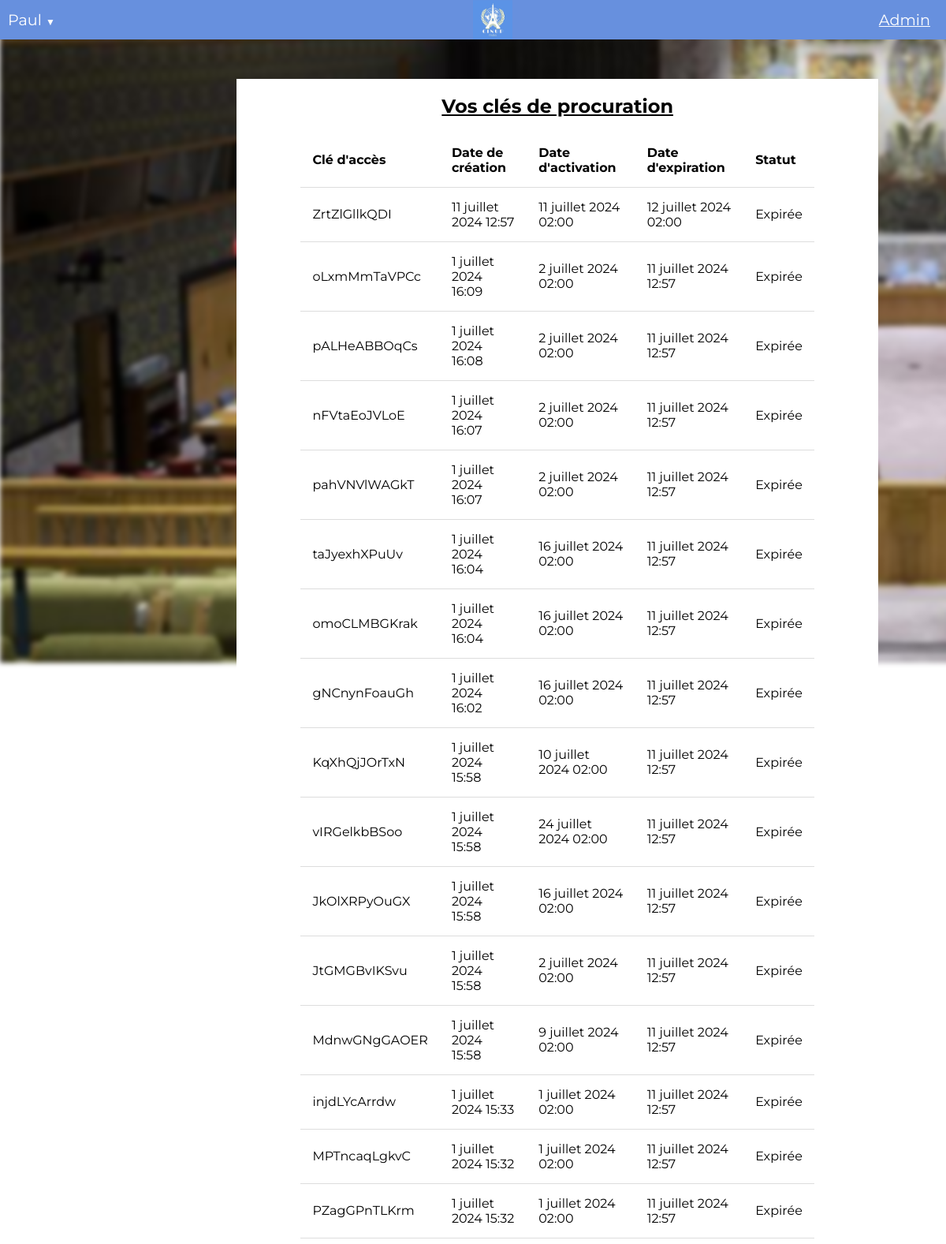
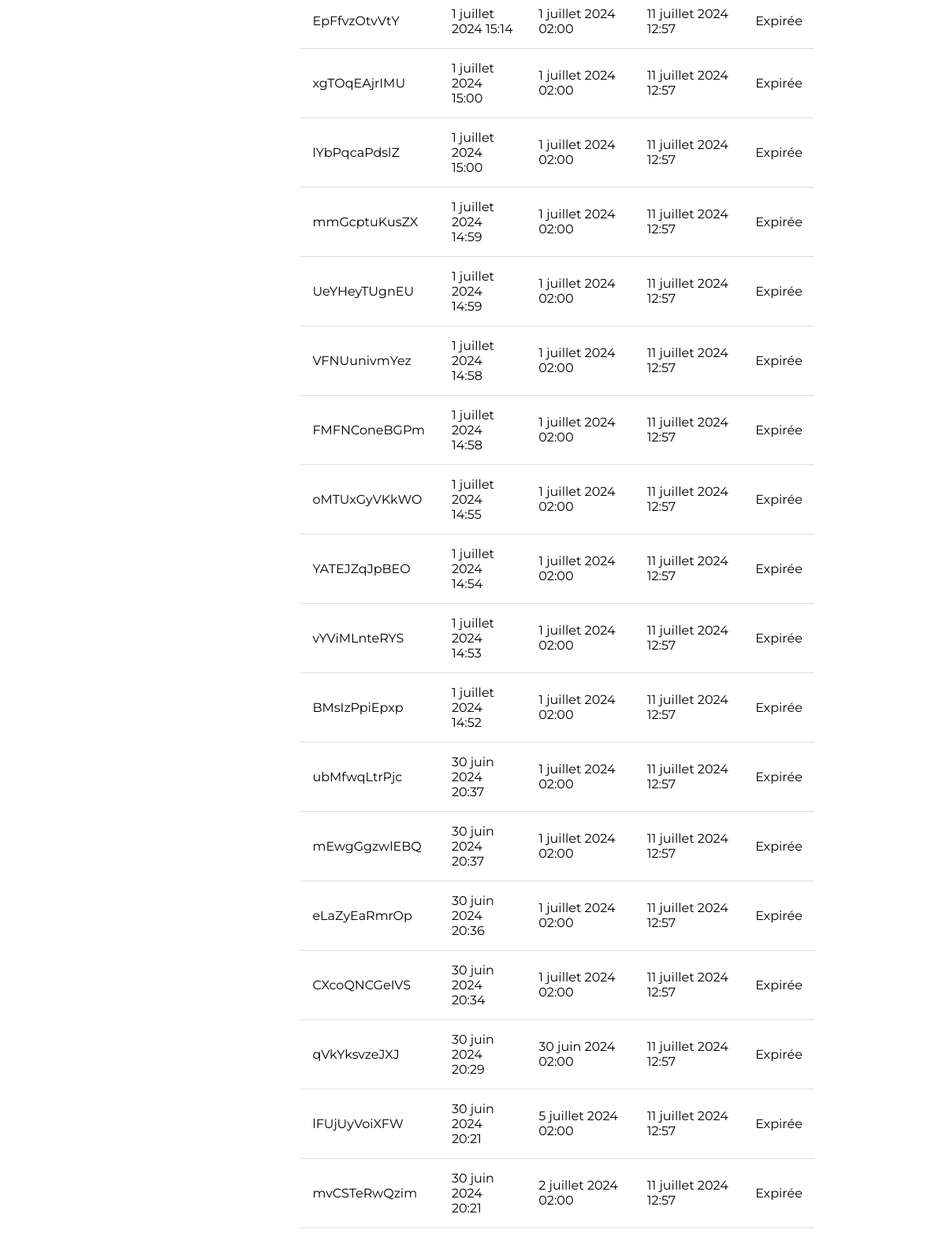
Screenshot of /keys/ (signed in) with the database file from the repository (2 pictures, top to bottom).
### voteApp/models.py (models this page shows, shortened)
class CustomUser(AbstractUser):
    display_name = models.CharField(max_length=255, default='')

class UserKey(models.Model):
    user = models.ForeignKey(CustomUser, on_delete=models.CASCADE)
    access_key = models.CharField(max_length=20, blank=True, editable=False)
    key_generation_date = models.DateTimeField(default=timezone.now)
    activation_date = models.DateTimeField(null=True, blank=True)
    key_expiration_date = models.DateTimeField(null=True, blank=True)
    @property
    def is_valid(self):
        return self.key_expiration_date is None or self.key_expiration_date > timezone.now()

### voteApp/views.py (the view)
# urls.py: path('keys/', views.key_list,
@login_required
def key_list(request):
    keys = UserKey.objects.filter(user=request.user).order_by('-key_generation_date')
    return render(request, 'key_list.html', {'keys': keys})

### voteApp/templates/key_list.html (shortened to what this page needs)
<!DOCTYPE html>
<html lang="en">
    <head>
        {% load static %}
        <link rel="stylesheet" href="{% static 'voteApp/style.css' %}">
    </head>
    <body>
        <div id="topbar">
            {% if user.is_authenticated %}
            <div id="username" class="username">{{ user.display_name }}<span class="arrow">▼</span></div>
            {% endif %}
            <a href="{% url 'voteApp:index' %}">
                <img id="logo" src="{% static 'voteApp/img/android-chrome-512x512.png' %}">
            </a>
            <a href="{% url 'admin:index' %}" id="admin">Admin</a>
        </div>
        <div class="table-box">
            {% block content %}
            <h2>Vos clés de procuration</h2>
                <table>
                <tr>
                    <th>Clé d'accès</th>
                    <th>Date de création</th>
                    <th>Date d'activation</th>
                    <th>Date d'expiration</th>
                    <th>Statut</th>
                </tr>
                {% for key in keys %}
                    <tr>
                        <td>{{ key.access_key }}</td>
                        <td>{{ key.key_generation_date }}</td>
                        <td>{{ key.activation_date }}</td>
                        <td>{{ key.key_expiration_date }}</td>
                        <td>{% if key.is_valid %} Valide {% else %} Expirée {% endif %}</td>
                    </tr>
                {% endfor %}
                </table>
                {% endblock %}
        </div>
</body>
</html>

### voteApp/static/voteApp/style.css (style rules this page uses)
html, body { width: 100%; height: 100%; margin: 0; padding: 0; font-family: "Montserrat", sans-serif; }
a:link { color: inherit; text-decoration: none; }
a { display: inline-block; }
#username { width: fit-content; }
#logo { z-index: 100; height: 50px; pointer-events: auto; position: fixed; left: 50%; top: 0%; }
.arrow { font-size: 12px; margin-left: 5px; }
#topbar { z-index: 100; width: 100vw; height: 50px; background-color: #6790de; padding: 0 10px; font-size: larger; line-height: 50px; width : 100%; position: fixed; top: 0; left: 0; color: white; }
#admin { position: fixed; top: 0%; right: 20px; pointer-events: auto; color:white; text-decoration: underline; }
.table-box { background-color: white; margin-top: 100px; position: absolute; left: 25%; padding-bottom: 20px; }
.table-box h2 { text-align: center; text-decoration: underline; }
.table-box table { width: 80%; margin: auto; border-collapse: separate; border-spacing: 0; }
.table-box th,.table-box td { padding: 15px; text-align: left; border-bottom: 1px solid #ddd; }

### rows the page displays
CustomUser: display_name "Paul"
UserKey: access_key "ZrtZlGllkQDI", key_generation_date "11 juillet 2024 12:57", activation_date "11 juillet 2024 02:00", key_expiration_date "12 juillet 2024 02:00", shows "Expirée"
UserKey: access_key "oLxmMmTaVPCc", key_generation_date "1 juillet 2024 16:09", activation_date "2 juillet 2024 02:00", key_expiration_date "11 juillet 2024 12:57", shows "Expirée"
UserKey: access_key "pALHeABBOqCs", key_generation_date "1 juillet 2024 16:08", activation_date "2 juillet 2024 02:00", key_expiration_date "11 juillet 2024 12:57", shows "Expirée"
UserKey: access_key "nFVtaEoJVLoE", key_generation_date "1 juillet 2024 16:07", activation_date "2 juillet 2024 02:00", key_expiration_date "11 juillet 2024 12:57", shows "Expirée"
UserKey: access_key "pahVNVlWAGkT", key_generation_date "1 juillet 2024 16:07", activation_date "2 juillet 2024 02:00", key_expiration_date "11 juillet 2024 12:57", shows "Expirée"
UserKey: access_key "taJyexhXPuUv", key_generation_date "1 juillet 2024 16:04", activation_date "16 juillet 2024 02:00", key_expiration_date "11 juillet 2024 12:57", shows "Expirée"
UserKey: access_key "omoCLMBGKrak", key_generation_date "1 juillet 2024 16:04", activation_date "16 juillet 2024 02:00", key_expiration_date "11 juillet 2024 12:57", shows "Expirée"
UserKey: access_key "gNCnynFoauGh", key_generation_date "1 juillet 2024 16:02", activation_date "16 juillet 2024 02:00", key_expiration_date "11 juillet 2024 12:57", shows "Expirée"
UserKey: access_key "KqXhQjJOrTxN", key_generation_date "1 juillet 2024 15:58", activation_date "10 juillet 2024 02:00", key_expiration_date "11 juillet 2024 12:57", shows "Expirée"
UserKey: access_key "vIRGelkbBSoo", key_generation_date "1 juillet 2024 15:58", activation_date "24 juillet 2024 02:00", key_expiration_date "11 juillet 2024 12:57", shows "Expirée"
UserKey: access_key "JkOlXRPyOuGX", key_generation_date "1 juillet 2024 15:58", activation_date "16 juillet 2024 02:00", key_expiration_date "11 juillet 2024 12:57", shows "Expirée"
UserKey: access_key "JtGMGBvIKSvu", key_generation_date "1 juillet 2024 15:58", activation_date "2 juillet 2024 02:00", key_expiration_date "11 juillet 2024 12:57", shows "Expirée"
UserKey: access_key "MdnwGNgGAOER", key_generation_date "1 juillet 2024 15:58", activation_date "9 juillet 2024 02:00", key_expiration_date "11 juillet 2024 12:57", shows "Expirée"
UserKey: access_key "injdLYcArrdw", key_generation_date "1 juillet 2024 15:33", activation_date "1 juillet 2024 02:00", key_expiration_date "11 juillet 2024 12:57", shows "Expirée"
UserKey: access_key "MPTncaqLgkvC", key_generation_date "1 juillet 2024 15:32", activation_date "1 juillet 2024 02:00", key_expiration_date "11 juillet 2024 12:57", shows "Expirée"
UserKey: access_key "PZagGPnTLKrm", key_generation_date "1 juillet 2024 15:32", activation_date "1 juillet 2024 02:00", key_expiration_date "11 juillet 2024 12:57", shows "Expirée"
UserKey: access_key "EpFfvzOtvVtY", key_generation_date "1 juillet 2024 15:14", activation_date "1 juillet 2024 02:00", key_expiration_date "11 juillet 2024 12:57", shows "Expirée"
UserKey: access_key "xgTOqEAjrIMU", key_generation_date "1 juillet 2024 15:00", activation_date "1 juillet 2024 02:00", key_expiration_date "11 juillet 2024 12:57", shows "Expirée"
UserKey: access_key "lYbPqcaPdslZ", key_generation_date "1 juillet 2024 15:00", activation_date "1 juillet 2024 02:00", key_expiration_date "11 juillet 2024 12:57", shows "Expirée"
UserKey: access_key "mmGcptuKusZX", key_generation_date "1 juillet 2024 14:59", activation_date "1 juillet 2024 02:00", key_expiration_date "11 juillet 2024 12:57", shows "Expirée"
UserKey: access_key "UeYHeyTUgnEU", key_generation_date "1 juillet 2024 14:59", activation_date "1 juillet 2024 02:00", key_expiration_date "11 juillet 2024 12:57", shows "Expirée"
UserKey: access_key "VFNUunivmYez", key_generation_date "1 juillet 2024 14:58", activation_date "1 juillet 2024 02:00", key_expiration_date "11 juillet 2024 12:57", shows "Expirée"
UserKey: access_key "FMFNConeBGPm", key_generation_date "1 juillet 2024 14:58", activation_date "1 juillet 2024 02:00", key_expiration_date "11 juillet 2024 12:57", shows "Expirée"
UserKey: access_key "oMTUxGyVKkWO", key_generation_date "1 juillet 2024 14:55", activation_date "1 juillet 2024 02:00", key_expiration_date "11 juillet 2024 12:57", shows "Expirée"
UserKey: access_key "YATEJZqJpBEO", key_generation_date "1 juillet 2024 14:54", activation_date "1 juillet 2024 02:00", key_expiration_date "11 juillet 2024 12:57", shows "Expirée"
UserKey: access_key "vYViMLnteRYS", key_generation_date "1 juillet 2024 14:53", activation_date "1 juillet 2024 02:00", key_expiration_date "11 juillet 2024 12:57", shows "Expirée"
UserKey: access_key "BMsIzPpiEpxp", key_generation_date "1 juillet 2024 14:52", activation_date "1 juillet 2024 02:00", key_expiration_date "11 juillet 2024 12:57", shows "Expirée"
UserKey: access_key "ubMfwqLtrPjc", key_generation_date "30 juin 2024 20:37", activation_date "1 juillet 2024 02:00", key_expiration_date "11 juillet 2024 12:57", shows "Expirée"
UserKey: access_key "mEwgGgzwlEBQ", key_generation_date "30 juin 2024 20:37", activation_date "1 juillet 2024 02:00", key_expiration_date "11 juillet 2024 12:57", shows "Expirée"
UserKey: access_key "eLaZyEaRmrOp", key_generation_date "30 juin 2024 20:36", activation_date "1 juillet 2024 02:00", key_expiration_date "11 juillet 2024 12:57", shows "Expirée"
UserKey: access_key "CXcoQNCGeIVS", key_generation_date "30 juin 2024 20:34", activation_date "1 juillet 2024 02:00", key_expiration_date "11 juillet 2024 12:57", shows "Expirée"
UserKey: access_key "qVkYksvzeJXJ", key_generation_date "30 juin 2024 20:29", activation_date "30 juin 2024 02:00", key_expiration_date "11 juillet 2024 12:57", shows "Expirée"
UserKey: access_key "lFUjUyVoiXFW", key_generation_date "30 juin 2024 20:21", activation_date "5 juillet 2024 02:00", key_expiration_date "11 juillet 2024 12:57", shows "Expirée"
UserKey: access_key "mvCSTeRwQzim", key_generation_date "30 juin 2024 20:21", activation_date "2 juillet 2024 02:00", key_expiration_date "11 juillet 2024 12:57", shows "Expirée"
